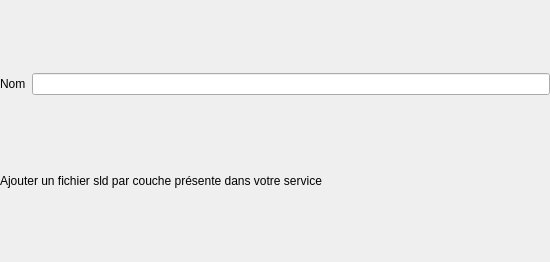
<?xml version="1.0" encoding="UTF-8"?>
<ui version="4.0">
 <class>WfsStyleCreationWidget</class>
 <widget class="QWidget" name="WfsStyleCreationWidget">
  <property name="geometry">
   <rect>
    <x>0</x>
    <y>0</y>
    <width>550</width>
    <height>262</height>
   </rect>
  </property>
  <property name="windowTitle">
   <string>User informations</string>
  </property>
  <property name="locale">
   <locale language="English" country="UnitedStates"/>
  </property>
  <layout class="QGridLayout" name="gridLayout">
   <property name="leftMargin">
    <number>0</number>
   </property>
   <property name="topMargin">
    <number>0</number>
   </property>
   <property name="rightMargin">
    <number>0</number>
   </property>
   <property name="bottomMargin">
    <number>0</number>
   </property>
   <item row="0" column="0">
    <widget class="QLabel" name="lbl_name">
     <property name="text">
      <string>Nom</string>
     </property>
    </widget>
   </item>
   <item row="2" column="0" colspan="2">
    <layout class="QVBoxLayout" name="lyt_layer_config"/>
   </item>
   <item row="0" column="1">
    <widget class="QLineEdit" name="lne_name"/>
   </item>
   <item row="1" column="0" colspan="2">
    <widget class="QLabel" name="lbl_help">
     <property name="sizePolicy">
      <sizepolicy hsizetype="Preferred" vsizetype="Fixed">
       <horstretch>0</horstretch>
       <verstretch>0</verstretch>
      </sizepolicy>
     </property>
     <property name="text">
      <string>Ajouter un fichier sld par couche présente dans votre service</string>
     </property>
    </widget>
   </item>
  </layout>
 </widget>
 <resources/>
 <connections/>
</ui>
